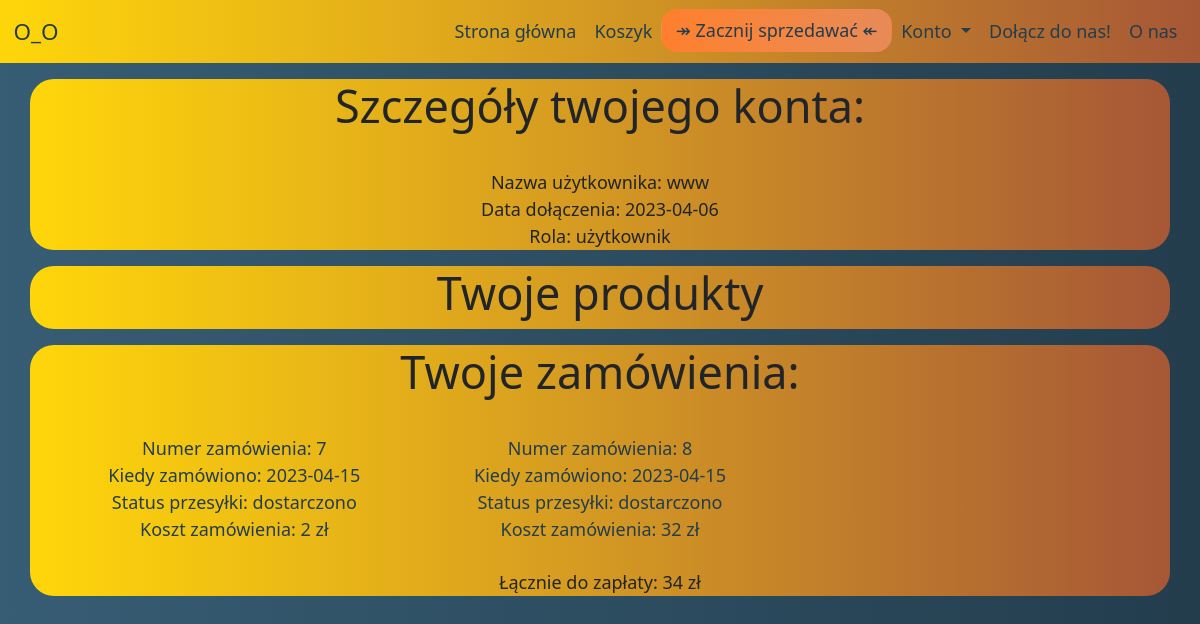
The app's page /index.php?Strona=TwojeKonto (signed in) with its own data.
### tables this page shows
CREATE TABLE `zamowienia` (
  `id` int(11) NOT NULL,
  `produkt` int(255) NOT NULL,
  `adres` varchar(255) NOT NULL,
  `cena` double NOT NULL,
  `data` date NOT NULL,
  `status` enum('w trakcie pakowania','kurier już biegnie','dostarczono') NOT NULL,
  `kogo` int(255) NOT NULL
);

### podstrony/Twoje.php (the view, shortened to what this page needs)
<?php
include "rzecz.php";
if ($k == "k") {
    $DB = mysqli_connect(
        $Database_Host,
        $Database_User,
        $Database_Pssss,
        $Database_name
    );
} else {
    header("Location: /index.php?Strona=StronaGłówna");
}
?>
<div class="tło container">
    <h1> Szczegóły twojego konta:</h1>
    <br>
    <?php
    echo "Nazwa użytkownika: " . $_SESSION['nazwa']
        . "<br>Data dołączenia: " . $_SESSION['data']
        . "<br>Rola: " . $_SESSION['user'];
    ?>
</div>
<div class="tło container">
    <h1>Twoje produkty</h1>
</div>
<div class="tło container">
    <h1> Twoje zamówienia: </h1>
    <div class="row row-cols-2 row-cols-md-3 g-4">
        <?php
        $query = "SELECT * FROM zamowienia WHERE kogo = '$_SESSION[id]'";
        $result = mysqli_query($DB, $query);
        while ($row = $result->fetch_assoc()) {
            echo "<a href='/index.php?Strona=Zamówienie&&ID=" . $row['id'] . " '><p>Numer zamówienia: " . $row['id'] . "
            <br>Kiedy zamówiono: " . $row['data'] . "
            <br> Status przesyłki: " . $row['status'] . "
            <br> Koszt zamówienia: " . $row['cena'] . " zł</p></a><br>";
        }
        ?>
    </div>
    <p>
        Łącznie do zapłaty:
        <?php
        $query = "SELECT SUM(cena) FROM zamowienia WHERE kogo = '$_SESSION[id]'";
        $result = mysqli_query($DB, $query);
        while ($row = $result->fetch_assoc()) {
            echo $row['SUM(cena)'] . " zł";
        }
        ?>
    </p>
</div>

### css/styl.css (style rules this page uses)
* { font-size: large; }
.row { margin-top: 1vh; margin: 1vh; max-width: 100vw; }
.tło { margin-top: 2vh; border-radius: 2vw; width: auto; background: -webkit-linear-gradient(90deg, #ffd60a 0%, rgba(201, 94, 48, 0.7882352941) 100%); background: -moz-linear-gradient(90deg, #ffd60a 0%, rgba(201, 94, 48, 0.7882352941) 100%); background: -o-linear-gradient(90deg, #ffd60a 0%, rgba(201, 94, 48, 0.7882352941) 100%); background: linear-gradient(90deg, #ffd60a 0%, rgba(201, 94, 48, 0.7882352941) 100%); }
a { text-decoration: none; color: #233D4D; }
body { text-align: center; background: -webkit-linear-gradient(90deg, #375d74 0%, #233d4d 100%); background: -moz-linear-gradient(90deg, #375d74 0%, #233d4d 100%); background: -o-linear-gradient(90deg, #375d74 0%, #233d4d 100%); background: linear-gradient(90deg, #375d74 0%, #233d4d 100%); }

### records on screen
zamowienia: id "7", data "2023-04-15", status "dostarczono", cena "2"
zamowienia: id "8", data "2023-04-15", status "dostarczono", cena "32"

### other values on screen
$_SESSION['nazwa'] "www"
$_SESSION['data'] "2023-04-06"
$_SESSION['user'] "użytkownik"
$row['SUM(cena)'] "34"
